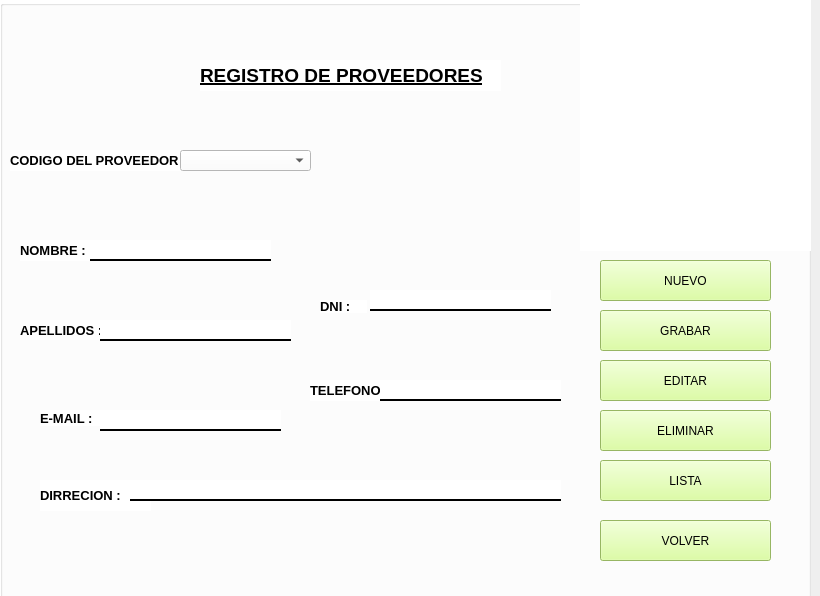
<?xml version="1.0" encoding="UTF-8"?>
<ui version="4.0">
 <class>MainWindow</class>
 <widget class="QMainWindow" name="MainWindow">
  <property name="geometry">
   <rect>
    <x>0</x>
    <y>0</y>
    <width>820</width>
    <height>596</height>
   </rect>
  </property>
  <property name="windowTitle">
   <string>MainWindow</string>
  </property>
  <widget class="QWidget" name="centralwidget">
   <widget class="QGroupBox" name="groupBox">
    <property name="geometry">
     <rect>
      <x>0</x>
      <y>0</y>
      <width>811</width>
      <height>621</height>
     </rect>
    </property>
    <property name="styleSheet">
     <string notr="true">background-color: rgb(255, 255, 255);</string>
    </property>
    <property name="title">
     <string/>
    </property>
    <widget class="QLabel" name="label_3">
     <property name="geometry">
      <rect>
       <x>20</x>
       <y>240</y>
       <width>71</width>
       <height>21</height>
      </rect>
     </property>
     <property name="font">
      <font>
       <pointsize>10</pointsize>
       <weight>75</weight>
       <bold>true</bold>
      </font>
     </property>
     <property name="text">
      <string>NOMBRE :</string>
     </property>
    </widget>
    <widget class="QLabel" name="label_4">
     <property name="geometry">
      <rect>
       <x>20</x>
       <y>320</y>
       <width>81</width>
       <height>20</height>
      </rect>
     </property>
     <property name="font">
      <font>
       <pointsize>10</pointsize>
       <weight>75</weight>
       <bold>true</bold>
      </font>
     </property>
     <property name="text">
      <string>APELLIDOS :</string>
     </property>
    </widget>
    <widget class="QLabel" name="label_5">
     <property name="geometry">
      <rect>
       <x>320</x>
       <y>300</y>
       <width>47</width>
       <height>13</height>
      </rect>
     </property>
     <property name="font">
      <font>
       <pointsize>10</pointsize>
       <weight>75</weight>
       <bold>true</bold>
      </font>
     </property>
     <property name="text">
      <string>DNI :</string>
     </property>
    </widget>
    <widget class="QLabel" name="label_6">
     <property name="geometry">
      <rect>
       <x>40</x>
       <y>410</y>
       <width>61</width>
       <height>16</height>
      </rect>
     </property>
     <property name="font">
      <font>
       <pointsize>10</pointsize>
       <weight>75</weight>
       <bold>true</bold>
      </font>
     </property>
     <property name="text">
      <string>E-MAIL :</string>
     </property>
    </widget>
    <widget class="QLabel" name="label_7">
     <property name="geometry">
      <rect>
       <x>310</x>
       <y>380</y>
       <width>71</width>
       <height>21</height>
      </rect>
     </property>
     <property name="font">
      <font>
       <pointsize>10</pointsize>
       <weight>75</weight>
       <bold>true</bold>
      </font>
     </property>
     <property name="text">
      <string>TELEFONO :</string>
     </property>
    </widget>
    <widget class="QLabel" name="label_8">
     <property name="geometry">
      <rect>
       <x>40</x>
       <y>480</y>
       <width>111</width>
       <height>31</height>
      </rect>
     </property>
     <property name="font">
      <font>
       <pointsize>10</pointsize>
       <weight>75</weight>
       <bold>true</bold>
      </font>
     </property>
     <property name="text">
      <string>DIRRECION :</string>
     </property>
    </widget>
    <widget class="QLineEdit" name="le_nombre">
     <property name="geometry">
      <rect>
       <x>90</x>
       <y>240</y>
       <width>181</width>
       <height>21</height>
      </rect>
     </property>
     <property name="styleSheet">
      <string notr="true">background-color: rgb(255, 255, 255);
border:none;
border-bottom:2px solid rgba(0, 0);
color: rgb(0, 0, 0);
padding-bottom:7px;</string>
     </property>
    </widget>
    <widget class="QLineEdit" name="le_apellido">
     <property name="geometry">
      <rect>
       <x>100</x>
       <y>320</y>
       <width>191</width>
       <height>21</height>
      </rect>
     </property>
     <property name="styleSheet">
      <string notr="true">background-color: rgb(255, 255, 255);
border:none;
border-bottom:2px solid rgba(0, 0);
color: rgb(0, 0, 0);
padding-bottom:7px;</string>
     </property>
    </widget>
    <widget class="QLineEdit" name="le_dni">
     <property name="geometry">
      <rect>
       <x>370</x>
       <y>290</y>
       <width>181</width>
       <height>21</height>
      </rect>
     </property>
     <property name="styleSheet">
      <string notr="true">background-color: rgb(255, 255, 255);
border:none;
border-bottom:2px solid rgba(0, 0);
color: rgb(0, 0, 0);
padding-bottom:7px;</string>
     </property>
    </widget>
    <widget class="QLineEdit" name="le_email">
     <property name="geometry">
      <rect>
       <x>100</x>
       <y>410</y>
       <width>181</width>
       <height>21</height>
      </rect>
     </property>
     <property name="styleSheet">
      <string notr="true">background-color: rgb(255, 255, 255);
border:none;
border-bottom:2px solid rgba(0, 0);
color: rgb(0, 0, 0);
padding-bottom:7px;</string>
     </property>
    </widget>
    <widget class="QLineEdit" name="le_telefono">
     <property name="geometry">
      <rect>
       <x>380</x>
       <y>380</y>
       <width>181</width>
       <height>21</height>
      </rect>
     </property>
     <property name="styleSheet">
      <string notr="true">background-color: rgb(255, 255, 255);
border:none;
border-bottom:2px solid rgba(0, 0);
color: rgb(0, 0, 0);
padding-bottom:7px;</string>
     </property>
     <property name="text">
      <string/>
     </property>
    </widget>
    <widget class="QLabel" name="label">
     <property name="geometry">
      <rect>
       <x>200</x>
       <y>60</y>
       <width>301</width>
       <height>31</height>
      </rect>
     </property>
     <property name="font">
      <font>
       <pointsize>14</pointsize>
       <weight>75</weight>
       <italic>false</italic>
       <bold>true</bold>
       <underline>true</underline>
      </font>
     </property>
     <property name="text">
      <string>REGISTRO DE PROVEEDORES</string>
     </property>
    </widget>
    <widget class="QLabel" name="label_10">
     <property name="geometry">
      <rect>
       <x>10</x>
       <y>150</y>
       <width>171</width>
       <height>21</height>
      </rect>
     </property>
     <property name="font">
      <font>
       <pointsize>10</pointsize>
       <weight>75</weight>
       <bold>true</bold>
      </font>
     </property>
     <property name="text">
      <string>CODIGO DEL PROVEEDOR :</string>
     </property>
    </widget>
    <widget class="QComboBox" name="comboBox_2">
     <property name="geometry">
      <rect>
       <x>180</x>
       <y>150</y>
       <width>131</width>
       <height>21</height>
      </rect>
     </property>
    </widget>
    <widget class="QLineEdit" name="lineEdit_6">
     <property name="geometry">
      <rect>
       <x>130</x>
       <y>480</y>
       <width>431</width>
       <height>21</height>
      </rect>
     </property>
     <property name="styleSheet">
      <string notr="true">background-color: rgb(255, 255, 255);
border:none;
border-bottom:2px solid rgba(0, 0);
color: rgb(0, 0, 0);
padding-bottom:7px;</string>
     </property>
     <property name="text">
      <string/>
     </property>
    </widget>
    <widget class="QPushButton" name="pb_volver">
     <property name="geometry">
      <rect>
       <x>600</x>
       <y>520</y>
       <width>171</width>
       <height>41</height>
      </rect>
     </property>
     <property name="styleSheet">
      <string notr="true">background-color: rgb(211, 255, 139);</string>
     </property>
     <property name="text">
      <string>VOLVER</string>
     </property>
    </widget>
    <widget class="QPushButton" name="pb_eliminar">
     <property name="geometry">
      <rect>
       <x>600</x>
       <y>410</y>
       <width>171</width>
       <height>41</height>
      </rect>
     </property>
     <property name="styleSheet">
      <string notr="true">background-color: rgb(211, 255, 139);</string>
     </property>
     <property name="text">
      <string>ELIMINAR</string>
     </property>
    </widget>
    <widget class="QPushButton" name="pb_grabar">
     <property name="geometry">
      <rect>
       <x>600</x>
       <y>310</y>
       <width>171</width>
       <height>41</height>
      </rect>
     </property>
     <property name="styleSheet">
      <string notr="true">background-color: rgb(211, 255, 139);</string>
     </property>
     <property name="text">
      <string>GRABAR</string>
     </property>
    </widget>
    <widget class="QLabel" name="label_11">
     <property name="geometry">
      <rect>
       <x>580</x>
       <y>-10</y>
       <width>231</width>
       <height>261</height>
      </rect>
     </property>
     <property name="text">
      <string/>
     </property>
     <property name="pixmap">
      <pixmap>../../../../Downloads/images.png</pixmap>
     </property>
    </widget>
    <widget class="QPushButton" name="pb_nuevo">
     <property name="geometry">
      <rect>
       <x>600</x>
       <y>260</y>
       <width>171</width>
       <height>41</height>
      </rect>
     </property>
     <property name="styleSheet">
      <string notr="true">background-color: rgb(211, 255, 139);</string>
     </property>
     <property name="text">
      <string>NUEVO</string>
     </property>
    </widget>
    <widget class="QPushButton" name="pb_lista">
     <property name="geometry">
      <rect>
       <x>600</x>
       <y>460</y>
       <width>171</width>
       <height>41</height>
      </rect>
     </property>
     <property name="styleSheet">
      <string notr="true">background-color: rgb(211, 255, 139);</string>
     </property>
     <property name="text">
      <string>LISTA</string>
     </property>
    </widget>
    <widget class="QPushButton" name="pb_editar">
     <property name="geometry">
      <rect>
       <x>600</x>
       <y>360</y>
       <width>171</width>
       <height>41</height>
      </rect>
     </property>
     <property name="styleSheet">
      <string notr="true">background-color: rgb(211, 255, 139);</string>
     </property>
     <property name="text">
      <string>EDITAR</string>
     </property>
    </widget>
    <zorder>label_3</zorder>
    <zorder>label_4</zorder>
    <zorder>label_5</zorder>
    <zorder>label_6</zorder>
    <zorder>label_7</zorder>
    <zorder>label_8</zorder>
    <zorder>le_apellido</zorder>
    <zorder>le_email</zorder>
    <zorder>le_telefono</zorder>
    <zorder>le_dni</zorder>
    <zorder>le_nombre</zorder>
    <zorder>label</zorder>
    <zorder>label_10</zorder>
    <zorder>comboBox_2</zorder>
    <zorder>lineEdit_6</zorder>
    <zorder>pb_volver</zorder>
    <zorder>pb_eliminar</zorder>
    <zorder>pb_grabar</zorder>
    <zorder>label_11</zorder>
    <zorder>pb_nuevo</zorder>
    <zorder>pb_lista</zorder>
    <zorder>pb_editar</zorder>
   </widget>
  </widget>
 </widget>
 <resources/>
 <connections/>
</ui>
